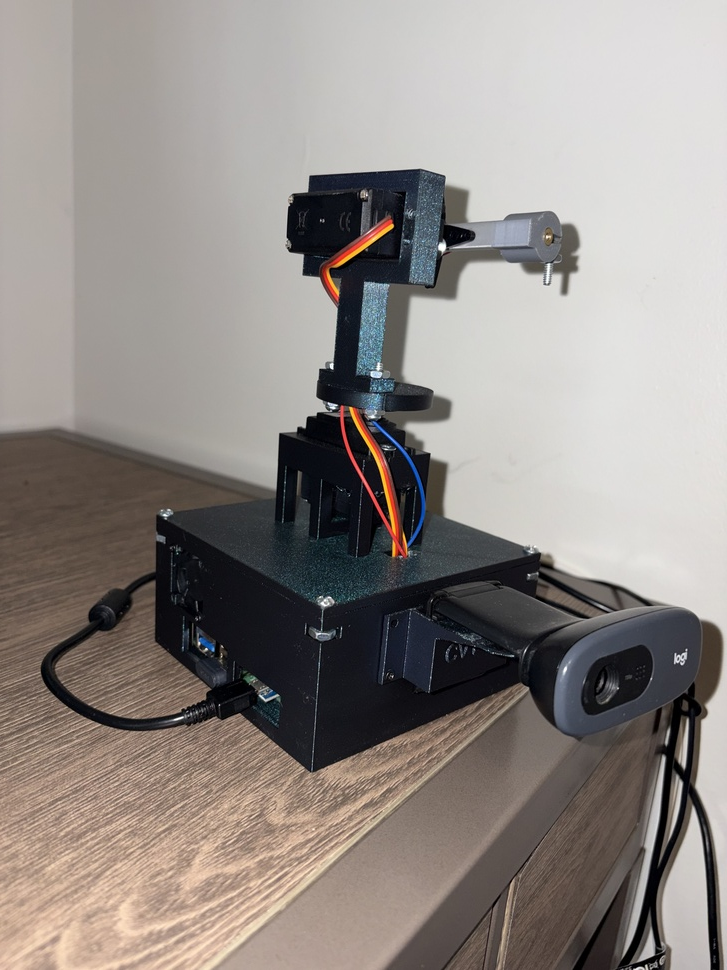
#> input picture CVT_Front.jpeg, 727 x 970 px, shrunk from 3024 x 4032 before the run, given in place of the camera
$ python test.py
#> lines starting #> are read from the running program, lines starting #| are printed output that depends on the picture; after the words box and inside, x2 and y2 are one past the last pixel; in counts of white or black regions, pixels touching at a corner belong together
import cv2 as cv

import numpy as np

cap = cv.VideoCapture(0)

while(1):

    # Take each frame

    _, frame = cap.read()
#> frame is the input picture: shape (970, 727, 3); mean B, G, R 134.2, 138.3, 144.9

    # Convert BGR to HSV

    hsv = cv.cvtColor(frame, cv.COLOR_BGR2HSV)
#> hsv: shape (970, 727, 3); mean H, S, V 40.8, 37.7, 147


    lower1, upper1 = (0,  60, 120), (255, 255, 255)
    lower2, upper2 = (170,60, 120), (255,255, 255)

    mask1 = cv.inRange(hsv, lower1, upper1)
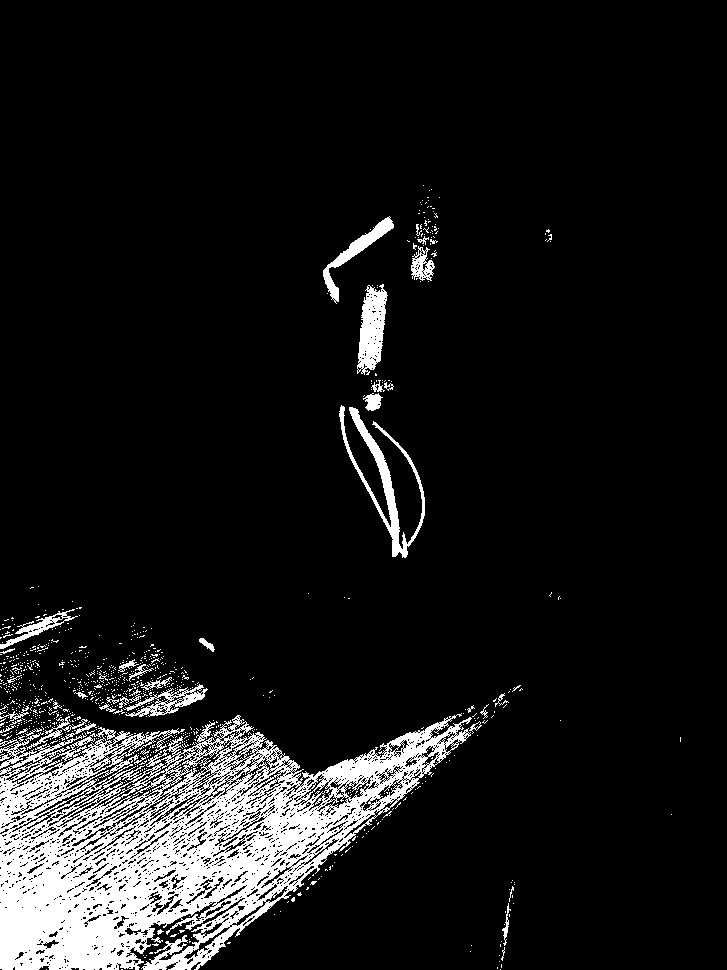
#> mask1: shape (970, 727); 9.5% white; 891 white regions (845 under 20 px), largest, box (x1, y1, x2, y2) and area: (0, 713, 472, 970) 55614, (339, 405, 425, 558) 2416, (357, 284, 388, 375) 1754
    mask2 = cv.inRange(hsv, lower2, upper2)
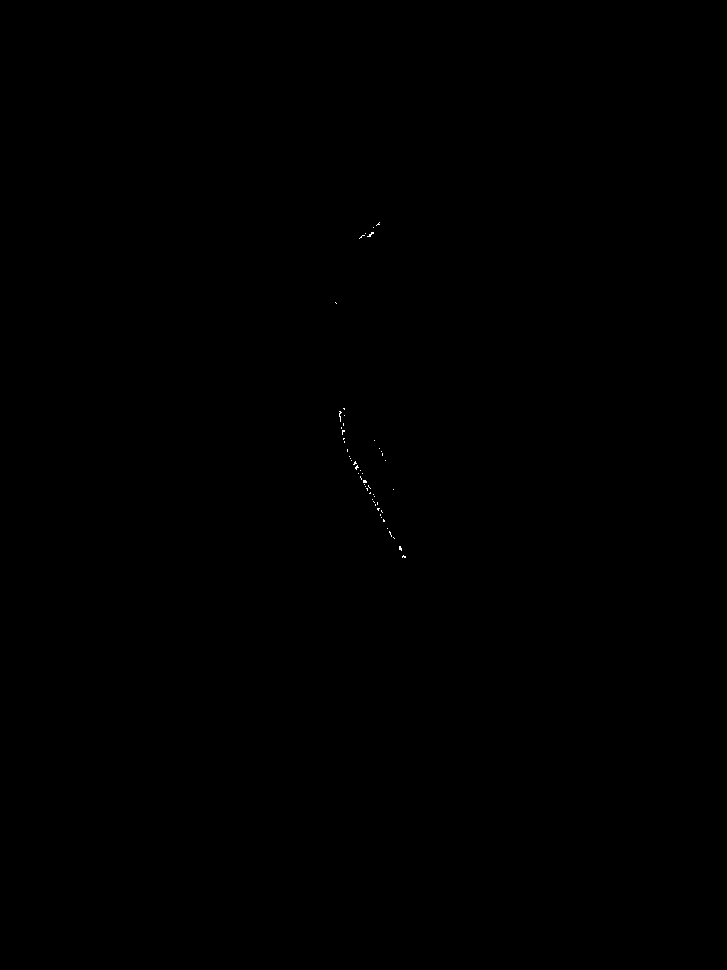
#> mask2: shape (970, 727); 0.03% white in thin lines or dots, all inside (x1, y1, x2, y2) = (335, 222, 406, 558)

    mask = cv.bitwise_or(mask1, mask2)

    res  = cv.bitwise_and(frame, frame, mask=mask)
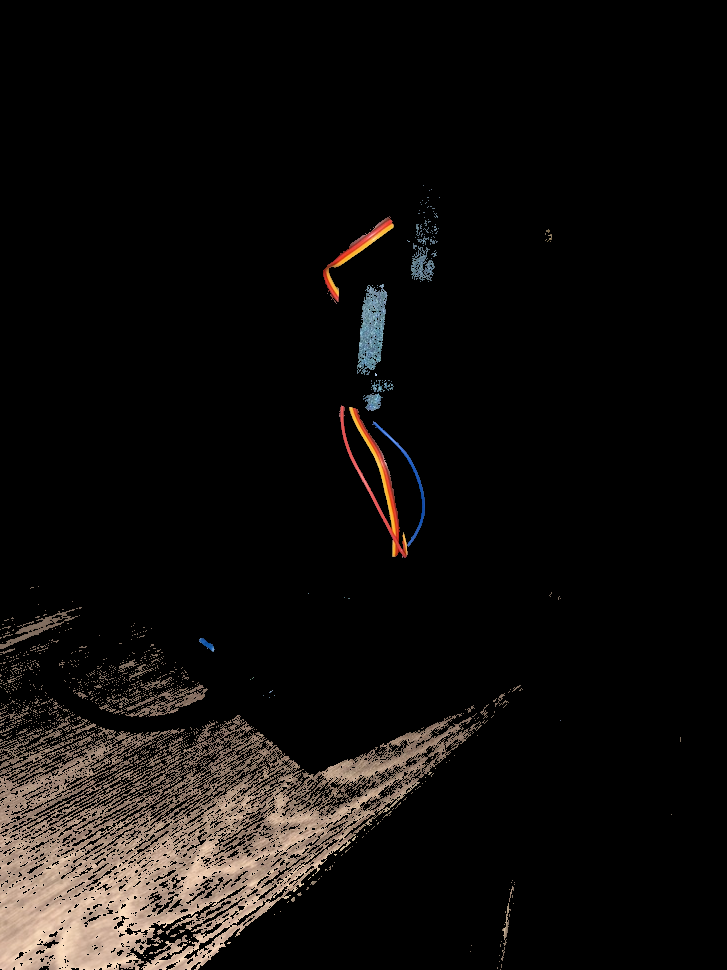
#> res: shape (970, 727, 3); mean B, G, R 12.2, 13.9, 16.5

    cv.imshow('frame',frame)

    cv.imshow('res',res)

    k = cv.waitKey(5) & 0xFF
#> (key Esc is pressed here)

    if k == 27:

        break

        cv.destroyAllWindows()

$ run again, on CVT_Side.jpeg
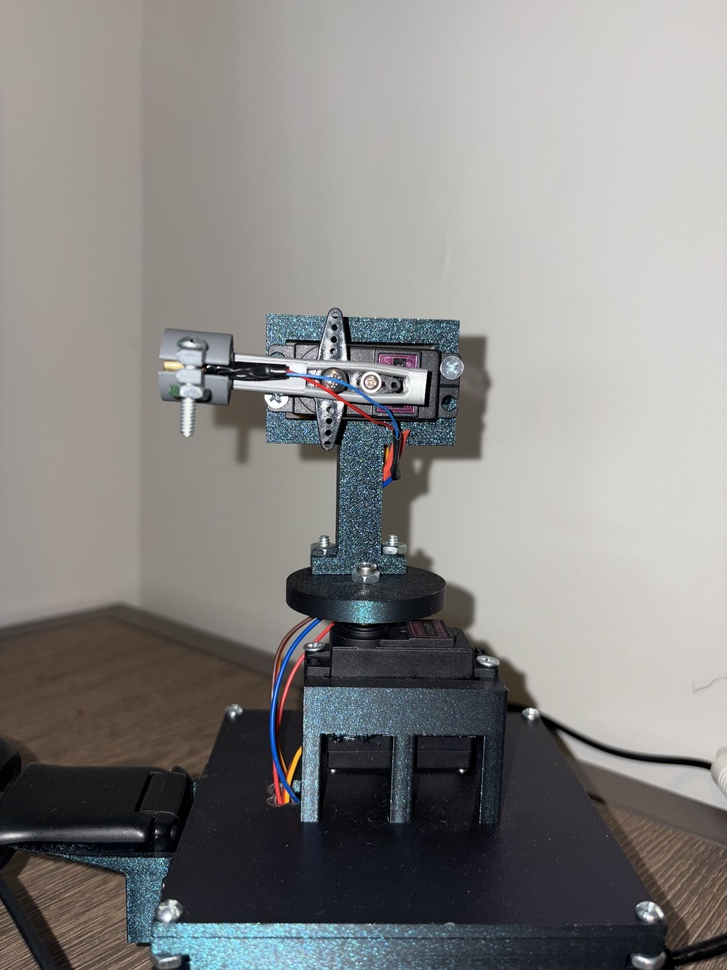
#> input picture CVT_Side.jpeg, 727 x 970 px, shrunk from 3024 x 4032 before the run, given in place of the camera
#> frame is the input picture: shape (970, 727, 3); mean B, G, R 132.6, 134.3, 135.6
#> hsv: shape (970, 727, 3); mean H, S, V 45.2, 31.9, 140
#> `mask1 = cv.inRange(hsv, lower1, upper1)`:
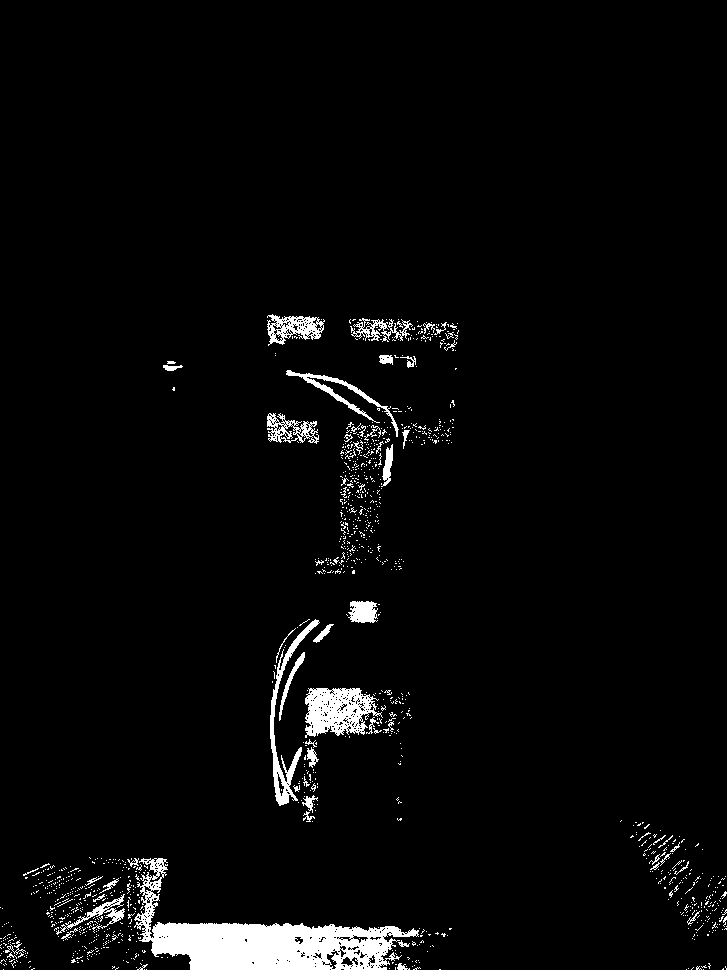
#> mask1: shape (970, 727); 3.5% white; 1169 white regions (1108 under 20 px), largest, box (x1, y1, x2, y2) and area: (134, 858, 419, 970) 10664, (305, 688, 383, 738) 2459, (270, 619, 320, 806) 1480
#> mask2: shape (970, 727); 0.07% white in thin lines or dots, all inside (x1, y1, x2, y2) = (273, 370, 410, 806)
#> `res  = cv.bitwise_and(frame, frame, mask=mask)`:
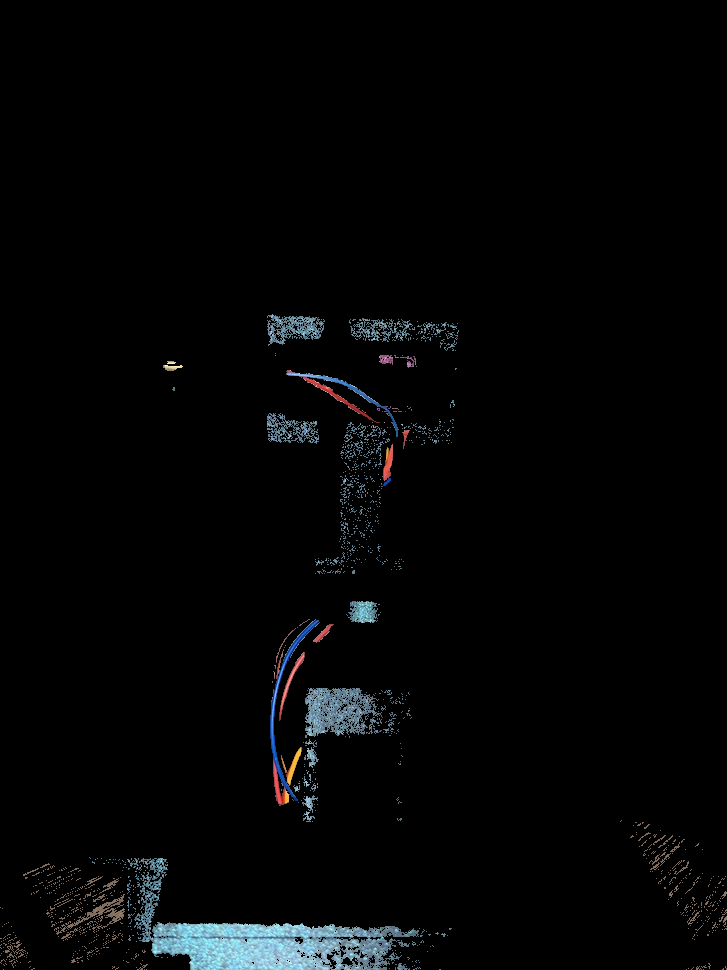
#> res: shape (970, 727, 3); mean B, G, R 5.6, 5, 4.2
